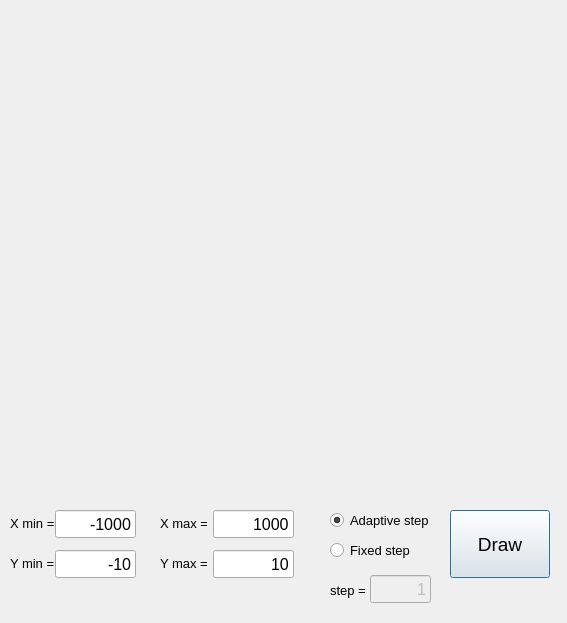
<?xml version="1.0" encoding="UTF-8"?>
<ui version="4.0">
 <class>Plot_window</class>
 <widget class="QDialog" name="Plot_window">
  <property name="geometry">
   <rect>
    <x>0</x>
    <y>0</y>
    <width>567</width>
    <height>623</height>
   </rect>
  </property>
  <property name="windowTitle">
   <string>Plot</string>
  </property>
  <widget class="QCustomPlot" name="widget_plot" native="true">
   <property name="geometry">
    <rect>
     <x>9</x>
     <y>29</y>
     <width>518</width>
     <height>461</height>
    </rect>
   </property>
  </widget>
  <widget class="QLineEdit" name="lineEdit_xMin">
   <property name="geometry">
    <rect>
     <x>55</x>
     <y>510</y>
     <width>81</width>
     <height>28</height>
    </rect>
   </property>
   <property name="font">
    <font>
     <pointsize>12</pointsize>
    </font>
   </property>
   <property name="text">
    <string>-1000</string>
   </property>
   <property name="alignment">
    <set>Qt::AlignRight|Qt::AlignTrailing|Qt::AlignVCenter</set>
   </property>
  </widget>
  <widget class="QLineEdit" name="lineEdit_yMin">
   <property name="geometry">
    <rect>
     <x>55</x>
     <y>550</y>
     <width>81</width>
     <height>28</height>
    </rect>
   </property>
   <property name="font">
    <font>
     <pointsize>12</pointsize>
    </font>
   </property>
   <property name="text">
    <string>-10</string>
   </property>
   <property name="alignment">
    <set>Qt::AlignRight|Qt::AlignTrailing|Qt::AlignVCenter</set>
   </property>
  </widget>
  <widget class="QLineEdit" name="lineEdit_xMax">
   <property name="enabled">
    <bool>true</bool>
   </property>
   <property name="geometry">
    <rect>
     <x>213</x>
     <y>510</y>
     <width>81</width>
     <height>28</height>
    </rect>
   </property>
   <property name="font">
    <font>
     <pointsize>12</pointsize>
    </font>
   </property>
   <property name="text">
    <string>1000</string>
   </property>
   <property name="alignment">
    <set>Qt::AlignRight|Qt::AlignTrailing|Qt::AlignVCenter</set>
   </property>
  </widget>
  <widget class="QLineEdit" name="lineEdit_yMax">
   <property name="geometry">
    <rect>
     <x>213</x>
     <y>550</y>
     <width>81</width>
     <height>28</height>
    </rect>
   </property>
   <property name="font">
    <font>
     <pointsize>12</pointsize>
    </font>
   </property>
   <property name="layoutDirection">
    <enum>Qt::LeftToRight</enum>
   </property>
   <property name="text">
    <string>10</string>
   </property>
   <property name="alignment">
    <set>Qt::AlignRight|Qt::AlignTrailing|Qt::AlignVCenter</set>
   </property>
  </widget>
  <widget class="QPushButton" name="pushButton_Draw">
   <property name="geometry">
    <rect>
     <x>450</x>
     <y>510</y>
     <width>100</width>
     <height>68</height>
    </rect>
   </property>
   <property name="font">
    <font>
     <pointsize>14</pointsize>
    </font>
   </property>
   <property name="text">
    <string>Draw</string>
   </property>
  </widget>
  <widget class="QLabel" name="label">
   <property name="geometry">
    <rect>
     <x>10</x>
     <y>515</y>
     <width>47</width>
     <height>16</height>
    </rect>
   </property>
   <property name="font">
    <font>
     <pointsize>10</pointsize>
    </font>
   </property>
   <property name="text">
    <string>X min = </string>
   </property>
  </widget>
  <widget class="QLabel" name="label_2">
   <property name="geometry">
    <rect>
     <x>160</x>
     <y>515</y>
     <width>47</width>
     <height>16</height>
    </rect>
   </property>
   <property name="font">
    <font>
     <pointsize>10</pointsize>
    </font>
   </property>
   <property name="text">
    <string>X max =</string>
   </property>
  </widget>
  <widget class="QLabel" name="label_3">
   <property name="geometry">
    <rect>
     <x>10</x>
     <y>555</y>
     <width>47</width>
     <height>16</height>
    </rect>
   </property>
   <property name="font">
    <font>
     <pointsize>10</pointsize>
    </font>
   </property>
   <property name="text">
    <string>Y min = </string>
   </property>
  </widget>
  <widget class="QLabel" name="label_4">
   <property name="geometry">
    <rect>
     <x>160</x>
     <y>555</y>
     <width>49</width>
     <height>16</height>
    </rect>
   </property>
   <property name="font">
    <font>
     <pointsize>10</pointsize>
    </font>
   </property>
   <property name="text">
    <string>Y max = </string>
   </property>
  </widget>
  <widget class="QLabel" name="label_errors">
   <property name="geometry">
    <rect>
     <x>10</x>
     <y>590</y>
     <width>371</width>
     <height>16</height>
    </rect>
   </property>
   <property name="text">
    <string/>
   </property>
  </widget>
  <widget class="QLabel" name="label_func">
   <property name="geometry">
    <rect>
     <x>30</x>
     <y>10</y>
     <width>481</width>
     <height>20</height>
    </rect>
   </property>
   <property name="text">
    <string/>
   </property>
   <property name="alignment">
    <set>Qt::AlignCenter</set>
   </property>
  </widget>
  <widget class="QLineEdit" name="lineEdit_step">
   <property name="enabled">
    <bool>false</bool>
   </property>
   <property name="geometry">
    <rect>
     <x>370</x>
     <y>575</y>
     <width>61</width>
     <height>28</height>
    </rect>
   </property>
   <property name="font">
    <font>
     <pointsize>12</pointsize>
    </font>
   </property>
   <property name="text">
    <string>1</string>
   </property>
   <property name="alignment">
    <set>Qt::AlignRight|Qt::AlignTrailing|Qt::AlignVCenter</set>
   </property>
  </widget>
  <widget class="QLabel" name="label_5">
   <property name="geometry">
    <rect>
     <x>330</x>
     <y>580</y>
     <width>41</width>
     <height>20</height>
    </rect>
   </property>
   <property name="font">
    <font>
     <pointsize>10</pointsize>
    </font>
   </property>
   <property name="text">
    <string>step =</string>
   </property>
  </widget>
  <widget class="QRadioButton" name="radioButton_Adaptive">
   <property name="geometry">
    <rect>
     <x>330</x>
     <y>510</y>
     <width>111</width>
     <height>21</height>
    </rect>
   </property>
   <property name="font">
    <font>
     <pointsize>10</pointsize>
    </font>
   </property>
   <property name="text">
    <string>Adaptive step</string>
   </property>
   <property name="checked">
    <bool>true</bool>
   </property>
   <property name="autoRepeat">
    <bool>false</bool>
   </property>
  </widget>
  <widget class="QRadioButton" name="radioButton_Fixed">
   <property name="geometry">
    <rect>
     <x>330</x>
     <y>540</y>
     <width>111</width>
     <height>21</height>
    </rect>
   </property>
   <property name="font">
    <font>
     <pointsize>10</pointsize>
    </font>
   </property>
   <property name="text">
    <string>Fixed step</string>
   </property>
   <property name="checked">
    <bool>false</bool>
   </property>
   <property name="autoRepeat">
    <bool>true</bool>
   </property>
  </widget>
 </widget>
 <customwidgets>
  <customwidget>
   <class>QCustomPlot</class>
   <extends>QWidget</extends>
   <header>qcustomplot.h</header>
   <container>1</container>
  </customwidget>
 </customwidgets>
 <resources/>
 <connections/>
</ui>
